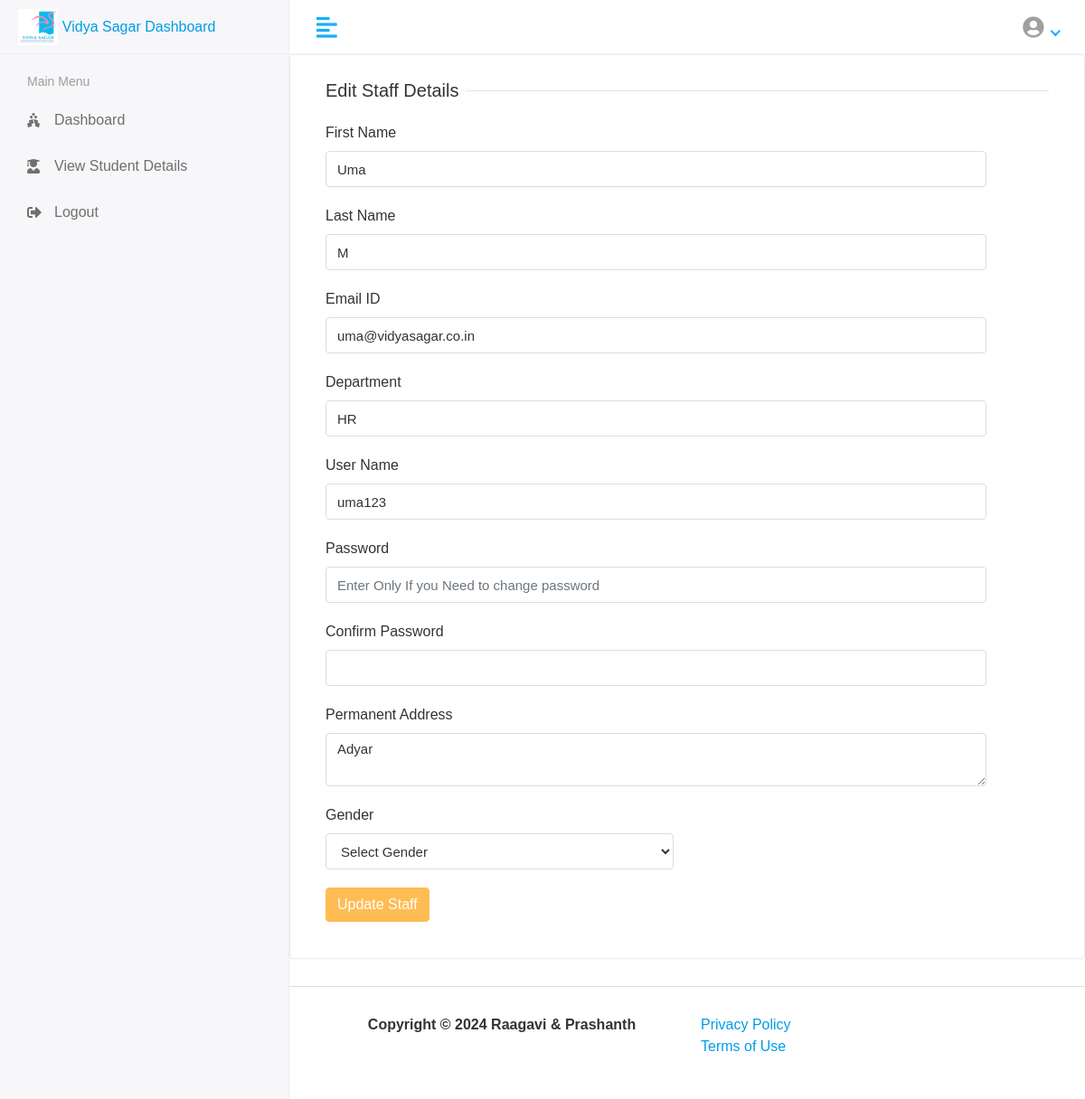
The app's page /Hod/Staff/Edit/4 with its own data.
### app/models.py (models this page shows, shortened)
class Staff(models.Model):
    admin = models.OneToOneField(customuser,on_delete=models.CASCADE)
    address = models.TextField()
    gender = models.CharField(max_length=100)
    department = models.CharField(max_length=100)
    created_at = models.DateTimeField(auto_now_add=True)
    updated_at = models.DateTimeField(auto_now=True)

class customuser(AbstractUser):
    USER_TYPES = (
        ('1', 'ADMIN'),
        ('2', 'STAFF'),
        ('3', 'STUDENT'),
    )
    user_type = models.CharField(choices=USER_TYPES, max_length=50, default='3')
    profile_pic = models.ImageField(upload_to='media/profile_pic', blank=True, null=True)
    student_details_link = models.URLField(max_length=200, null=True, blank=True)
    department = models.CharField(max_length=100, blank=True, null=True)

### vidyasagar_student_mgmt/admin_views.py (the view)
# urls.py: path("Hod/Staff/Edit/<str:id>", admin_views.EDIT_STAFF, name= 'edit_staff'),
def EDIT_STAFF(request, id):
    staff = Staff.objects.get(id=id)
    context = {
        'staff': staff,
    }
    return render(request,'Hod/edit_staff.html',context)

### templates/Hod/edit_staff.html (shortened to what this page needs)
{% extends 'base.html' %}
{% block content %}
<div class="row">
   <div class="col-sm-12">
      <div class="card">
         <div class="card-body">
            <form method="post" action="{% url 'update_staff' %}" enctype="multipart/form-data">
                <div class="col-12">
                   <h5 class="form-title"><span>Edit Staff Details</span></h5>
                </div>
                <div class="col-sm-11">
                   <div class="form-group">
                      <label>First Name</label>
                      <input type="text" class="form-control" name="first_name" value="{{staff.admin.first_name}}" required>
                   </div>
                </div>
                <div class="col-sm-11">
                   <div class="form-group">
                      <label>Last Name</label>
                      <input type="text" class="form-control" name="last_name" value="{{staff.admin.last_name}}" required>
                   </div>
                </div>
                <div class="col-sm-11">
                   <div class="form-group">
                      <label>Email ID</label>
                      <input type="email" class="form-control" name="email" value="{{staff.admin.email}}" required>
                   </div>
                </div>
                <div class="col-sm-11">
                   <div class="form-group">
                      <label>Department</label>
                      <input type="text" class="form-control" name="department" value="{{staff.admin.department}}">
                   </div>
                </div>
                <div class="col-sm-11">
                   <div class="form-group">
                      <label>User Name</label>
                      <input type="text" class="form-control" name="username" value="{{staff.admin.username}}" required>
                   </div>
                </div>
                <div class="col-sm-11">
                   <div class="form-group">
                      <label>Password</label>
                      <input type="password" class="form-control" name="password" placeholder="Enter Only If you Need to change password">
                   </div>
                </div>
                <div class="col-sm-11">
                   <div class="form-group">
                      <label>Confirm Password</label>
                      <input type="password" class="form-control" name="password2" >
                   </div>
                </div>
                <div class="col-sm-11">
                   <div class="form-group">
                      <label>Permanent Address</label>
                      <textarea class="form-control" name="address" required>{{staff.address}}</textarea>
                   </div>
                </div>
                <div class="col-12 col-sm-6">
                   <div class="form-group">
                      <label>Gender</label>
                      <select class="form-control" name="gender">
                         <option>Select Gender</option>
                      </select>
                   </div>
                </div>
                <div class="col-12">
                   <button type="submit" class="btn btn-primary">Update Staff</button>
                </div>
            </form>
         </div>
      </div>
   </div>
</div>
{% endblock %}

### static/assets/css/style.css (style rules this page uses)
html { height: 100%; }
body { background-color: #fff; color: #333; font-family: 'Poppins', sans-serif; font-size: 1rem; height: 100%; line-height: 1.5; overflow-x: hidden; }
h1, h2, h3, h4, h5, h6 { font-family: 'Poppins', sans-serif; margin-top: 0; }
.form-control { border: 1px solid #ddd; box-shadow: none; color: #333; font-size: 15px; height: 40px; }
input, button, a { transition: all 0.4s ease; -moz-transition: all 0.4s ease; -o-transition: all 0.4s ease; -ms-transition: all 0.4s ease; -webkit-transition: all 0.4s ease; }
input, input:focus, button, button:focus { outline: none; }
input[type=text], input[type=password] { -webkit-appearance: none; -moz-appearance: none; appearance: none; }
textarea.form-control { resize: vertical; }
.form-group { margin-bottom: 1.25rem; }
.btn-primary { background-color: #FFBC53; border: 1px solid #FFBC53; }
.card { border: 1px solid #ececf5; box-shadow: 0 1px 3px 0 rgba(0, 0, 0, 0.03); margin-bottom: 1.875rem; }
.card-body { padding: 1.5rem; }
.form-title { width: 100%; max-width: 100%; padding: 0; font-size: 1.25rem; font-weight: 500; line-height: inherit; color: #333; white-space: normal; position: relative; display: block; margin-bottom: 20px; }
.form-title:before { content: ""; position: absolute; left: 0px; right: 0px; height: 1px; top: 50%; background-color: rgba(0, 0, 0, 0.1); }
.form-title span { padding: 0px 0.5rem 0 0; background-color: #fff; display: inline-block; z-index: 2; position: relative; }

### records on screen
Staff: first_name "Uma", last_name "M", email "uma@vidyasagar.co.in", department "HR", username "uma123", address "Adyar"
